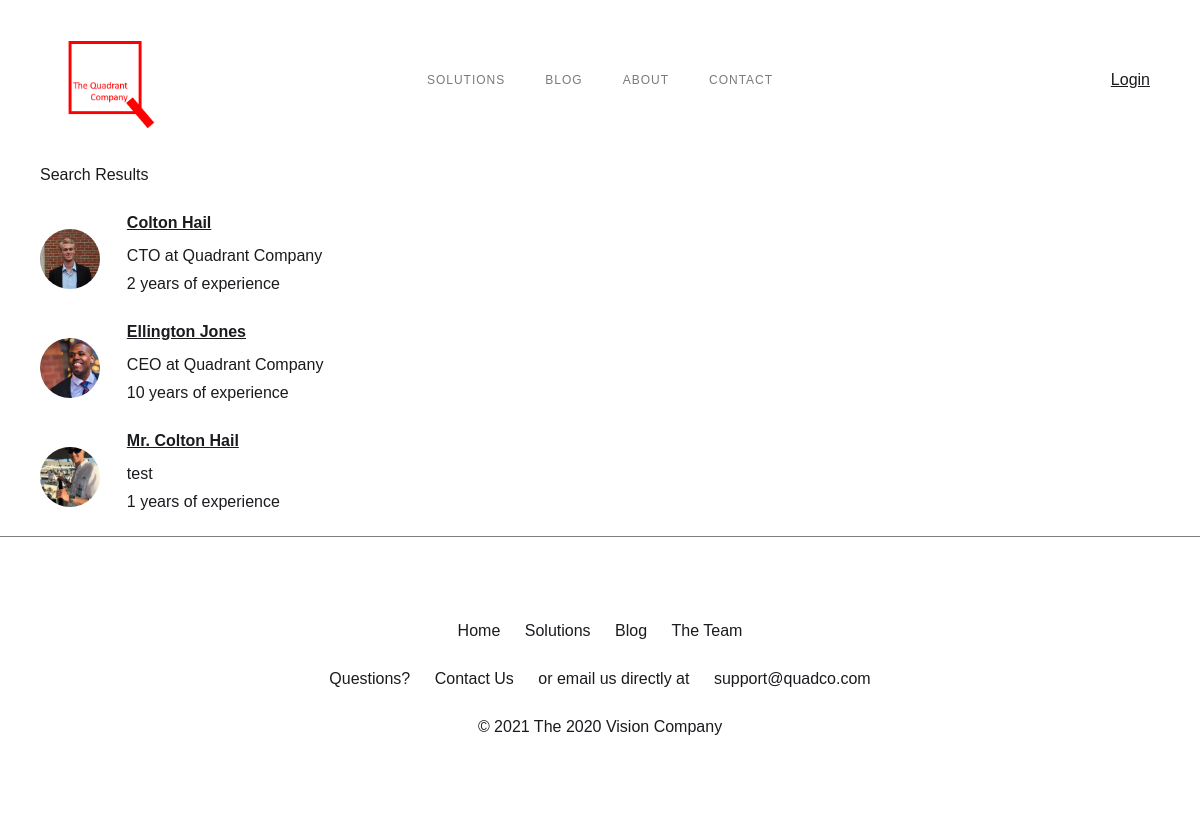
Page /solutions/qlist/ on the committed database.
### solutions/models.py (models this page shows, shortened)
class qinfo(models.Model):
	prefixes = (('Mr.','Mr.'),('Mrs.','Mrs.'),('Ms.','Ms.'),('Dr.','Dr.'),)
	suffixes = (('PhD','PhD'),('M.D.','M.D.'),)
	categories = (('medicine','Medicine'),)
	actives = ((1,'Yes'),(0,'No'),)
	competency = ((1,'Yes'),(0,'No'))
	qn = models.IntegerField(primary_key=True)
	active = models.IntegerField(choices=actives,default=1)
	prefix = models.CharField(max_length=255,choices=prefixes,blank=True)
	first = models.CharField(max_length=255)
	last = models.CharField(max_length=255)
	suffix = models.CharField(max_length=255,choices=suffixes,blank=True)
	category = models.CharField(max_length=255,choices=categories)
	servicelinedev = models.IntegerField(choices=competency,default=0)
	capitalplan = models.IntegerField(choices=competency,default=0)
	pysicianrecruitment = models.IntegerField(choices=competency,default=0)
	processimprove = models.IntegerField(choices=competency,default=0)
	productivity = models.IntegerField(choices=competency,default=0)
	operationsfinance = models.IntegerField(choices=competency,default=0)
	leadingmeetings = models.IntegerField(choices=competency,default=0)
	dataanalysis = models.IntegerField(choices=competency,default=0)
	teamcourses = models.IntegerField(choices=competency,default=0)
	personalleadership = models.IntegerField(choices=competency,default=0)
	personalitytypes = models.IntegerField(choices=competency,default=0)
	tempassignments = models.IntegerField(choices=competency,default=0)
	special1 = models.CharField(max_length=255,blank=False)
	special2 = models.CharField(max_length=255,blank=False)
	special3 = models.CharField(max_length=255,blank=False)
	special4 = models.CharField(max_length=255,blank=False)
	special5 = models.CharField(max_length=255,blank=False)
	description = models.CharField(max_length=255,blank=False)
	bio = models.TextField()
	linkedin = models.CharField(max_length=255,null=True,blank=True)
	yearexp = models.IntegerField(blank=False)
	email = models.CharField(max_length=255,blank=False,default='example@gmail.com')
	cost = models.IntegerField(default=100)
	def __str__(self):
		return f'{self.prefix} {self.first} {self.last} {self.suffix}'

### solutions/views.py (the view)
# urls.py: path('qlist/',views.qsearch.qlist,name='qlist'),
	def qlist(request):
		qs = qsearch.allqs()
		now = dt.datetime.now()
		now = now.strftime('%Y-%m-%d')
		context = {
			'qs': qs,
			'now': now
			}
		return render(request, 'qlist.html', context=context)

### solutions/views.py (called while the page is built)
	def allqs():
		queryset = qinfo.objects.filter(active=1)
		return queryset

### templates/qlist.html (shortened to what this page needs)
{% extends "base_generic.html" %}
{% block content %}
  {% load static %}
  <div class="section">
    <div class="text-block-44">Search Results</div>
    <div class="div-block-42">
		{% if qs %}
		  <ul role="list" class="w-list-unstyled">
			{% for q in qs %}
				<li>
				  <div class="div-block-5">
					<div class="div-block-4 imageholder"><img src="{{ MEDIA_URL }}users/{{ q.qn }}.jpg" loading="lazy" sizes="10vw" alt="Image" class="image-3"></div>
					<div class="div-block-3"><a href="{% url 'profiles' getq=q.qn availstart=now %}" class="link-3">{{ q }}</a>
					  <div>{{ q.description }}</div>
					  <div>{{ q.yearexp }} years of experience</div>
					</div>
				  </div>
				</li>
			{% endfor %}
		  </ul>
		  {% else %}
			<p>Your search returned no Qs</p>
		{% endif %}
    </div>
  </div>
{% endblock %}

### templates/base_generic.html (shortened to what this page needs)
<!DOCTYPE html>
<html data-wf-page="5f6617a9fc257741b84d1f67" data-wf-site="5f6617a949022b2a6c879d7a">
<head>
  {% load static %}
  <link href="{% static 'css/normalize.css' %}" rel="stylesheet" type="text/css">
  <link href="{% static 'css/webflow.css' %}" rel="stylesheet" type="text/css">
  <link href="{% static 'css/quadrantcompany.webflow.css' %}" rel="stylesheet" type="text/css">
</head>
<body>
	{% block sidebar %}
	  <div data-collapse="medium" data-animation="default" data-duration="400" role="banner" class="navigation w-nav">
		<div class="navigation-wrap"><a href="{% url 'index' %}" aria-current="page" class="logo-link w-nav-brand w--current"><img src="{% static 'images/Quadco.GIF' %}" width="108" alt="" class="logo-image"></a>
		  <div class="menu">
			<nav role="navigation" class="navigation-items w-nav-menu">
				<a href="{% url 'solutions' %}" class="navigation-item w-nav-link">Solutions</a>
				<a href="{% url 'blog' %}" class="navigation-item w-nav-link">Blog</a>
				<a href="{% url 'about' %}" class="navigation-item w-nav-link">About</a>
				<a href="{% url 'contact' qid=0 %}" class="navigation-item w-nav-link">Contact</a>
			</nav>
		  </div>
		  {% if request.user.is_authenticated %}
			<div class="div-block-21"><a href="{% url 'userlogout' %}" class="link-11">Logout</a></div>
			<div class="div-block-22">
				<a class="link-16" href="{% url 'account' getq=request.user.id %}">{{ request.user.get_username }}</a>
			</div>
		  {% else %}
			<div class="div-block-21"><a href="{% url 'userlogin' %}" class="link-11">Login</a></div>
		  {% endif %}
		</div>
	  </div>
	{% endblock %}
	{% block content %}
	{% endblock %}
  <div class="section">
    <div class="container">
      <div class="footer-wrap">
        <div class="div-block-27">
          <div class="div-block-29">
            <a href="{% url 'index' %}" class="link-12">Home</a>
            <a href="{% url 'solutions' %}" class="link-12">Solutions</a>
            <a href="{% url 'blog' %}" class="link-12">Blog</a>
            <a href="{% url 'about' %}" class="link-12">The Team</a>
          </div>
          <div class="div-block-29">
            <div class="text-block-31">Questions?</div>
            <a href="{% url 'contact' qid=0 %}" class="link-12">Contact Us</a>
            <div class="text-block-31">or email us directly at</div>
            <a href="mailto:support@quadco.com?subject=Quadrant%20Company%20Inquiry" class="link-12">support@quadco.com</a>
          </div>
          <div class="div-block-29">
            <div class="text-block-31">&copy; 2021 The 2020 Vision Company</div>
          </div>
        </div>
      </div>
    </div>
  </div>
</body>
</html>

### static/css/webflow.css (style rules this page uses)
* { -webkit-box-sizing: border-box; -moz-box-sizing: border-box; box-sizing: border-box; }
html { height: 100%; }
body { margin: 0; min-height: 100%; background-color: #fff; font-family: Arial, sans-serif; font-size: 14px; line-height: 20px; color: #333; }
img { max-width: 100%; vertical-align: middle; display: inline-block; }
ul, ol { margin-top: 0px; margin-bottom: 10px; padding-left: 40px; }
.w-list-unstyled { padding-left: 0; list-style: none; }
.w-nav { position: relative; background: #dddddd; z-index: 1000; }
.w-nav:before, .w-nav:after { content: " "; display: table; grid-column-start: 1; grid-row-start: 1; grid-column-end: 2; grid-row-end: 2; }
.w-nav:after { clear: both; }
.w-nav-brand { position: relative; float: left; text-decoration: none; color: #333333; }
.w-nav-link { position: relative; display: inline-block; vertical-align: top; text-decoration: none; color: #222222; padding: 20px; text-align: left; margin-left: auto; margin-right: auto; }
.w-nav-menu { position: relative; float: right; }

### rows in the picture
qinfo: shows a picture, prefix+first+last "Colton Hail", description "CTO at Quadrant Company", yearexp "2"
qinfo: shows a picture, prefix+first+last "Ellington Jones", description "CEO at Quadrant Company", yearexp "10"
qinfo: shows a picture, prefix+first+last "Mr. Colton Hail", description "test", yearexp "1"
